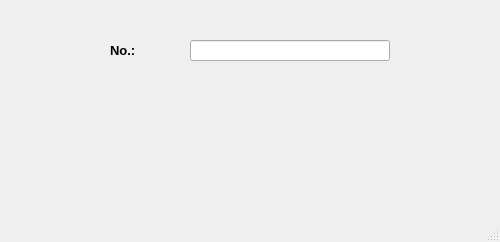
<?xml version="1.0" encoding="UTF-8"?>
<ui version="4.0">
 <class>updateId</class>
 <widget class="QMainWindow" name="updateId">
  <property name="geometry">
   <rect>
    <x>0</x>
    <y>0</y>
    <width>500</width>
    <height>242</height>
   </rect>
  </property>
  <property name="windowTitle">
   <string>MainWindow</string>
  </property>
  <widget class="QWidget" name="centralwidget">
   <widget class="QLabel" name="label">
    <property name="geometry">
     <rect>
      <x>110</x>
      <y>40</y>
      <width>61</width>
      <height>21</height>
     </rect>
    </property>
    <property name="text">
     <string>&lt;!DOCTYPE HTML PUBLIC &quot;-//W3C//DTD HTML 4.0//EN&quot; &quot;http://www.w3.org/TR/REC-html40/strict.dtd&quot;&gt;
&lt;html&gt;&lt;head&gt;&lt;meta name=&quot;qrichtext&quot; content=&quot;1&quot; /&gt;&lt;style type=&quot;text/css&quot;&gt;
p, li { white-space: pre-wrap; }
&lt;/style&gt;&lt;/head&gt;&lt;body style=&quot; font-family:'MS Shell Dlg 2'; font-size:8.25pt; font-weight:400; font-style:normal;&quot;&gt;
&lt;p style=&quot; margin-top:0px; margin-bottom:0px; margin-left:0px; margin-right:0px; -qt-block-indent:0; text-indent:0px;&quot;&gt;&lt;span style=&quot; font-size:10pt; font-weight:600;&quot;&gt;No.:&lt;/span&gt;&lt;/p&gt;&lt;/body&gt;&lt;/html&gt;</string>
    </property>
   </widget>
   <widget class="QLineEdit" name="lineEdit_6">
    <property name="geometry">
     <rect>
      <x>190</x>
      <y>40</y>
      <width>200</width>
      <height>21</height>
     </rect>
    </property>
   </widget>
   <widget class="QPushButton" name="pushButton_8">
    <property name="geometry">
     <rect>
      <x>10</x>
      <y>80</y>
      <width>481</width>
      <height>111</height>
     </rect>
    </property>
    <property name="styleSheet">
     <string notr="true">QPushButton
{
image: url(:/images/update.png); 
background-color: transparent;
border-style: outset;
border-width: 2px;
border-radius: 10px;
border-color: transparent;
font: bold 22px;
min-width:4m;
padding: 6px;
}</string>
    </property>
    <property name="text">
     <string/>
    </property>
   </widget>
  </widget>
  <widget class="QMenuBar" name="menubar">
   <property name="geometry">
    <rect>
     <x>0</x>
     <y>0</y>
     <width>500</width>
     <height>21</height>
    </rect>
   </property>
  </widget>
  <widget class="QStatusBar" name="statusbar"/>
 </widget>
 <resources/>
 <connections/>
</ui>
